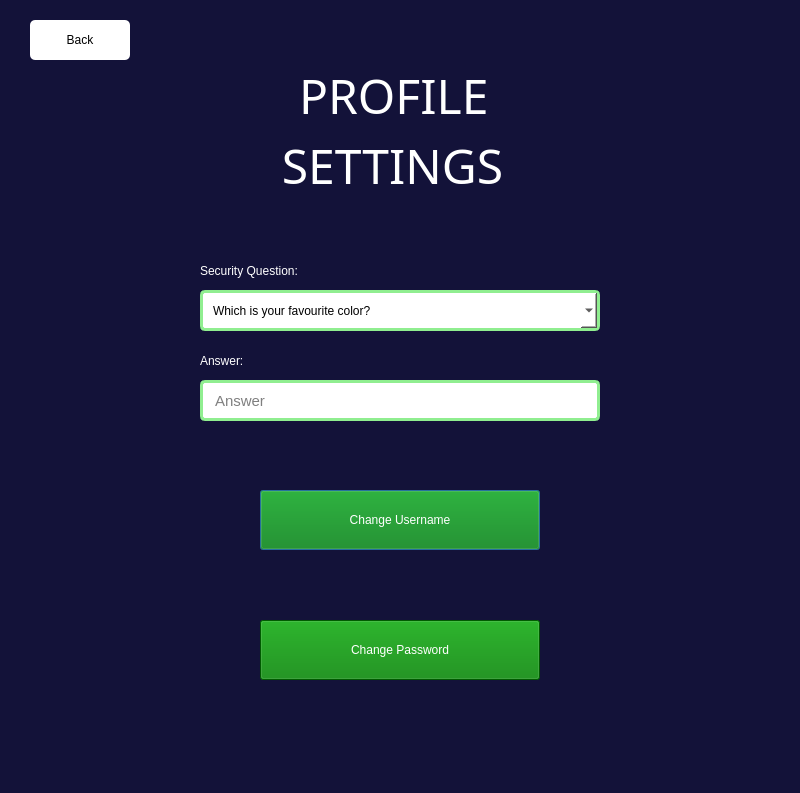
<?xml version="1.0" encoding="UTF-8"?>
<ui version="4.0">
 <class>Dialog</class>
 <widget class="QDialog" name="Dialog">
  <property name="geometry">
   <rect>
    <x>0</x>
    <y>0</y>
    <width>800</width>
    <height>793</height>
   </rect>
  </property>
  <property name="windowTitle">
   <string>Dialog</string>
  </property>
  <property name="styleSheet">
   <string notr="true">background-color:#131239;</string>
  </property>
  <widget class="QPushButton" name="f_chusername">
   <property name="geometry">
    <rect>
     <x>260</x>
     <y>490</y>
     <width>280</width>
     <height>60</height>
    </rect>
   </property>
   <property name="styleSheet">
    <string notr="true">font: 16pt &quot;Arial Rounded MT Bold&quot;;
padding:15px;
background-color:green;
color:white;

</string>
   </property>
   <property name="text">
    <string>Change Username</string>
   </property>
  </widget>
  <widget class="QPushButton" name="f_chpassword">
   <property name="geometry">
    <rect>
     <x>260</x>
     <y>620</y>
     <width>280</width>
     <height>60</height>
    </rect>
   </property>
   <property name="styleSheet">
    <string notr="true">font: 16pt &quot;Arial Rounded MT Bold&quot;;
padding:15px;
background-color:green;
color:white;

</string>
   </property>
   <property name="text">
    <string>Change Password</string>
   </property>
  </widget>
  <widget class="QLabel" name="labelHeading">
   <property name="geometry">
    <rect>
     <x>250</x>
     <y>60</y>
     <width>300</width>
     <height>70</height>
    </rect>
   </property>
   <property name="font">
    <font>
     <family>Copperplate Gothic Light</family>
     <pointsize>36</pointsize>
     <weight>50</weight>
     <italic>false</italic>
     <bold>false</bold>
    </font>
   </property>
   <property name="styleSheet">
    <string notr="true">font: 36pt &quot;Copperplate Gothic Light&quot;;
color:white;

</string>
   </property>
   <property name="text">
    <string>PROFILE </string>
   </property>
   <property name="alignment">
    <set>Qt::AlignCenter</set>
   </property>
  </widget>
  <widget class="QLabel" name="label_S_Question">
   <property name="geometry">
    <rect>
     <x>200</x>
     <y>250</y>
     <width>271</width>
     <height>41</height>
    </rect>
   </property>
   <property name="styleSheet">
    <string notr="true">font: 15pt &quot;Georgia&quot;;
color:white;</string>
   </property>
   <property name="text">
    <string>Security Question:</string>
   </property>
  </widget>
  <widget class="QLabel" name="label_S_Question_2">
   <property name="geometry">
    <rect>
     <x>200</x>
     <y>340</y>
     <width>271</width>
     <height>41</height>
    </rect>
   </property>
   <property name="styleSheet">
    <string notr="true">font: 15pt &quot;Georgia&quot;;
color:white;</string>
   </property>
   <property name="text">
    <string>Answer:</string>
   </property>
  </widget>
  <widget class="QLineEdit" name="f_scans">
   <property name="geometry">
    <rect>
     <x>200</x>
     <y>380</y>
     <width>400</width>
     <height>41</height>
    </rect>
   </property>
   <property name="font">
    <font>
     <pointsize>11</pointsize>
    </font>
   </property>
   <property name="styleSheet">
    <string notr="true">padding:0px 10px 0px 10px;
border-radius:5px;
border:3px solid lightgreen;
background-color:white;</string>
   </property>
   <property name="placeholderText">
    <string>Answer</string>
   </property>
  </widget>
  <widget class="QPushButton" name="f_back">
   <property name="geometry">
    <rect>
     <x>30</x>
     <y>20</y>
     <width>100</width>
     <height>40</height>
    </rect>
   </property>
   <property name="cursor">
    <cursorShape>PointingHandCursor</cursorShape>
   </property>
   <property name="styleSheet">
    <string notr="true">font: 75 italic 14pt &quot;Georgia&quot;;
background:white;
border-radius:5px;
color:black;</string>
   </property>
   <property name="text">
    <string>Back</string>
   </property>
   <property name="icon">
    <iconset>
     <normaloff>../Images and icon/Back.png</normaloff>../Images and icon/Back.png</iconset>
   </property>
   <property name="iconSize">
    <size>
     <width>25</width>
     <height>25</height>
    </size>
   </property>
  </widget>
  <widget class="QLabel" name="labelHeading_2">
   <property name="geometry">
    <rect>
     <x>230</x>
     <y>130</y>
     <width>325</width>
     <height>70</height>
    </rect>
   </property>
   <property name="font">
    <font>
     <family>Copperplate Gothic Light</family>
     <pointsize>36</pointsize>
     <weight>50</weight>
     <italic>false</italic>
     <bold>false</bold>
    </font>
   </property>
   <property name="styleSheet">
    <string notr="true">font: 36pt &quot;Copperplate Gothic Light&quot;;
color:white;

</string>
   </property>
   <property name="text">
    <string>SETTINGS</string>
   </property>
   <property name="alignment">
    <set>Qt::AlignCenter</set>
   </property>
  </widget>
  <widget class="QLabel" name="f_response">
   <property name="geometry">
    <rect>
     <x>160</x>
     <y>430</y>
     <width>500</width>
     <height>30</height>
    </rect>
   </property>
   <property name="styleSheet">
    <string notr="true">font: 11pt &quot;Meiryo UI&quot;;
color:red;</string>
   </property>
   <property name="text">
    <string/>
   </property>
   <property name="alignment">
    <set>Qt::AlignCenter</set>
   </property>
  </widget>
  <widget class="QComboBox" name="f_scque">
   <property name="geometry">
    <rect>
     <x>200</x>
     <y>290</y>
     <width>400</width>
     <height>41</height>
    </rect>
   </property>
   <property name="styleSheet">
    <string notr="true">padding:0px 10px 0px 10px;
border-radius:5px;
border:3px solid lightgreen;
background-color:white;
font: 12pt &quot;MS Shell Dlg 2&quot;;
</string>
   </property>
   <item>
    <property name="text">
     <string>Which is your favourite color?</string>
    </property>
   </item>
   <item>
    <property name="text">
     <string>Which is your favourite book?</string>
    </property>
   </item>
   <item>
    <property name="text">
     <string>Which is your favourite subject?</string>
    </property>
   </item>
  </widget>
 </widget>
 <resources/>
 <connections/>
</ui>
